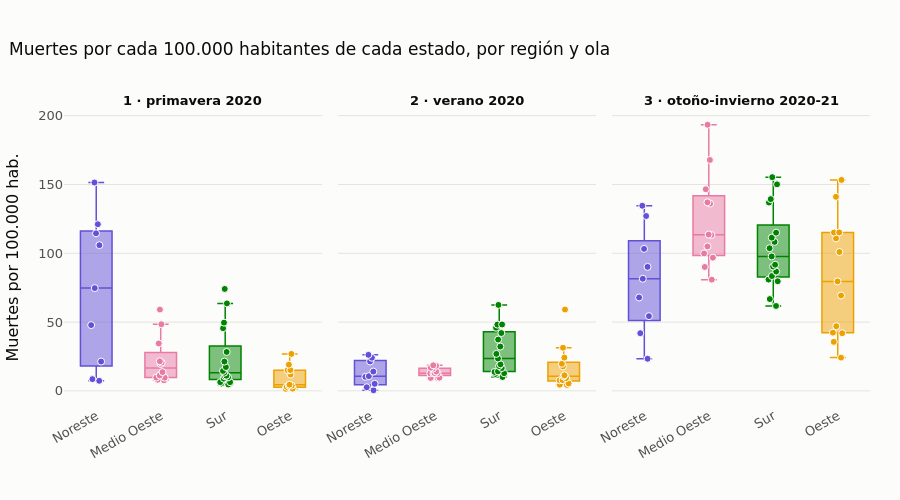

Notebook code for this chart:
### Markdown cell above
## 4. Dentro de cada región: ¿todos los estados igual?

Una región es una media de estados que pueden ser muy distintos. En este gráfico cada punto es un estado; la caja
marca dónde está la mitad central de los estados de esa región.

### Code cell
dispersion = px.box(
    estado_ola, x="region", y="muertes_100k", color="region", facet_col="ola", points="all",
    category_orders={"region": ORDEN_REGIONES, "ola": list(OLAS)}, color_discrete_map=COLORES_REGION,
    hover_name="nombre", hover_data={"region": False, "ola": False, "muertes_100k": ":.0f"},
    labels={"muertes_100k": "Muertes por 100.000 hab.", "region": ""},
)
dispersion.for_each_annotation(lambda a: a.update(text=f"<b>{a.text.split('=')[-1]}</b>"))
dispersion.update_traces(marker=dict(size=7, line=dict(width=1, color="white")), jitter=0.4, pointpos=0,
                         boxmean=False, line_width=1.5)
dispersion.update_layout(
    title="Muertes por cada 100.000 habitantes de cada estado, por región y ola",
    showlegend=False, height=500, margin=dict(t=110),
)
dispersion.update_xaxes(tickangle=-30)
guardar_html(dispersion, CARPETA_HTML / "4_estados_por_region.html", "Estados por región y ola")
dispersion.show()

estado_ola.groupby(["ola", "region"], observed=True)["muertes_100k"].agg(["min", "median", "max"]).round(0)

### Figure 1 — Plotly figure (JSON) as saved in the notebook; plotly's stock layout.template omitted (floating-point values rounded to 4 significant figures)
{"data": [{"alignmentgroup": "True", "boxmean": false, "boxpoints": "all", "customdata": [["1 · primavera 2020"], ["1 · primavera 2020"], ["1 · primavera 2020"], ["1 · primavera 2020"], ["1 · primavera 2020"], ["1 · primavera 2020"], ["1 · primavera 2020"], ["1 · primavera 2020"], ["1 · primavera 2020"]], "hovertemplate": "<b>%{hovertext}</b><br><br>Muertes por 100.000 hab.=%{y:.0f}<extra></extra>", "hovertext": ["Connecticut", "Massachusetts", "Maine", "New Hampshire", "New Jersey", "New York", "Pennsylvania", "Rhode Island", "Vermont"], "jitter": 0.4, "legendgroup": "Noreste", "line": {"width": 1.5}, "marker": {"color": "#6250d6", "line": {"color": "white", "width": 1}, "size": 7}, "name": "Noreste", "notched": false, "offsetgroup": "Noreste", "orientation": "v", "pointpos": 0, "showlegend": true, "type": "box", "x": ["Noreste", "Noreste", "Noreste", "Noreste", "Noreste", "Noreste", "Noreste", "Noreste", "Noreste"], "x0": " ", "xaxis": "x", "y": [114.5, 105.9, 7.329, 21.32, 151.4, 121.1, 47.82, 74.7, 8.555], "y0": " ", "yaxis": "y"}, {"alignmentgroup": "True", "boxmean": false, "boxpoints": "all", "customdata": [["2 · verano 2020"], ["2 · verano 2020"], ["2 · verano 2020"], ["2 · verano 2020"], ["2 · verano 2020"], ["2 · verano 2020"], ["2 · verano 2020"], ["2 · verano 2020"], ["2 · verano 2020"]], "hovertemplate": "<b>%{hovertext}</b><br><br>Muertes por 100.000 hab.=%{y:.0f}<extra></extra>", "hovertext": ["Connecticut", "Massachusetts", "Maine", "New Hampshire", "New Jersey", "New York", "Pennsylvania", "Rhode Island", "Vermont"], "jitter": 0.4, "legendgroup": "Noreste", "line": {"width": 1.5}, "marker": {"color": "#6250d6", "line": {"color": "white", "width": 1}, "size": 7}, "name": "Noreste", "notched": false, "offsetgroup": "Noreste", "orientation": "v", "pointpos": 0, "showlegend": false, "type": "box", "x": ["Noreste", "Noreste", "Noreste", "Noreste", "Noreste", "Noreste", "Noreste", "Noreste", "Noreste"], "x0": " ", "xaxis": "x2", "y": [10.71, 26.19, 2.638, 10.23, 21.36, 5.153, 14.03, 24.08, 0.4666], "y0": " ", "yaxis": "y2"}, {"alignmentgroup": "True", "boxmean": false, "boxpoints": "all", "customdata": [["3 · otoño-invierno 2020-21"], ["3 · otoño-invierno 2020-21"], ["3 · otoño-invierno 2020-21"], ["3 · otoño-invierno 2020-21"], ["3 · otoño-invierno 2020-21"], ["3 · otoño-invierno 2020-21"], ["3 · otoño-invierno 2020-21"], ["3 · otoño-invierno 2020-21"], ["3 · otoño-invierno 2020-21"]], "hovertemplate": "<b>%{hovertext}</b><br><br>Muertes por 100.000 hab.=%{y:.0f}<extra></extra>", "hovertext": ["Connecticut", "Massachusetts", "Maine", "New Hampshire", "New Jersey", "New York", "Pennsylvania", "Rhode Island", "Vermont"], "jitter": 0.4, "legendgroup": "Noreste", "line": {"width": 1.5}, "marker": {"color": "#6250d6", "line": {"color": "white", "width": 1}, "size": 7}, "name": "Noreste", "notched": false, "offsetgroup": "Noreste", "orientation": "v", "pointpos": 0, "showlegend": false, "type": "box", "x": ["Noreste", "Noreste", "Noreste", "Noreste", "Noreste", "Noreste", "Noreste", "Noreste", "Noreste"], "x0": " ", "xaxis": "x3", "y": [90.12, 103.2, 41.92, 54.33, 81.48, 67.87, 127.1, 134.5, 23.33], "y0": " ", "yaxis": "y3"}, {"alignmentgroup": "True", "boxmean": false, "boxpoints": "all", "customdata": [["1 · primavera 2020"], ["1 · primavera 2020"], ["1 · primavera 2020"], ["1 · primavera 2020"], ["1 · primavera 2020"], ["1 · primavera 2020"], ["1 · primavera 2020"], ["1 · primavera 2020"], ["1 · primavera 2020"], ["1 · primavera 2020"], ["1 · primavera 2020"], ["1 · primavera 2020"]], "hovertemplate": "<b>%{hovertext}</b><br><br>Muertes por 100.000 hab.=%{y:.0f}<extra></extra>", "hovertext": ["Iowa", "Illinois", "Indiana", "Kansas", "Michigan", "Minnesota", "Missouri", "North Dakota", "Nebraska", "Ohio", "South Dakota", "Wisconsin"], "jitter": 0.4, "legendgroup": "Medio Oeste", "line": {"width": 1.5}, "marker": {"color": "#e87ba4", "line": {"color": "white", "width": 1}, "size": 7}, "name": "Medio Oeste", "notched": false, "offsetgroup": "Medio Oeste", "orientation": "v", "pointpos": 0, "showlegend": true, "type": "box", "x": ["Medio Oeste", "Medio Oeste", "Medio Oeste", "Medio Oeste", "Medio Oeste", "Medio Oeste", "Medio Oeste", "Medio Oeste", "Medio Oeste", "Medio Oeste", "Medio Oeste", "Medio Oeste"], "x0": " ", "xaxis": "x", "y": [19.56, 48.44, 34.45, 8.066, 59.09, 21.5, 13.65, 9.621, 9.678, 20.52, 7.659, 11.23], "y0": " ", "yaxis": "y"}, {"alignmentgroup": "True", "boxmean": false, "boxpoints": "all", "customdata": [["2 · verano 2020"], ["2 · verano 2020"], ["2 · verano 2020"], ["2 · verano 2020"], ["2 · verano 2020"], ["2 · verano 2020"], ["2 · verano 2020"], ["2 · verano 2020"], ["2 · verano 2020"], ["2 · verano 2020"], ["2 · verano 2020"], ["2 · verano 2020"]], "hovertemplate": "<b>%{hovertext}</b><br><br>Muertes por 100.000 hab.=%{y:.0f}<extra></extra>", "hovertext": ["Iowa", "Illinois", "Indiana", "Kansas", "Michigan", "Minnesota", "Missouri", "North Dakota", "Nebraska", "Ohio", "South Dakota", "Wisconsin"], "jitter": 0.4, "legendgroup": "Medio Oeste", "line": {"width": 1.5}, "marker": {"color": "#e87ba4", "line": {"color": "white", "width": 1}, "size": 7}, "name": "Medio Oeste", "notched": false, "offsetgroup": "Medio Oeste", "orientation": "v", "pointpos": 0, "showlegend": false, "type": "box", "x": ["Medio Oeste", "Medio Oeste", "Medio Oeste", "Medio Oeste", "Medio Oeste", "Medio Oeste", "Medio Oeste", "Medio Oeste", "Medio Oeste", "Medio Oeste", "Medio Oeste", "Medio Oeste"], "x0": " ", "xaxis": "x2", "y": [18.58, 18.22, 16.17, 9.36, 9.582, 12.78, 14.07, 12.7, 12.78, 16.87, 12.95, 9.446], "y0": " ", "yaxis": "y2"}, {"alignmentgroup": "True", "boxmean": false, "boxpoints": "all", "customdata": [["3 · otoño-invierno 2020-21"], ["3 · otoño-invierno 2020-21"], ["3 · otoño-invierno 2020-21"], ["3 · otoño-invierno 2020-21"], ["3 · otoño-invierno 2020-21"], ["3 · otoño-invierno 2020-21"], ["3 · otoño-invierno 2020-21"], ["3 · otoño-invierno 2020-21"], ["3 · otoño-invierno 2020-21"], ["3 · otoño-invierno 2020-21"], ["3 · otoño-invierno 2020-21"], ["3 · otoño-invierno 2020-21"]], "hovertemplate": "<b>%{hovertext}</b><br><br>Muertes por 100.000 hab.=%{y:.0f}<extra></extra>", "hovertext": ["Iowa", "Illinois", "Indiana", "Kansas", "Michigan", "Minnesota", "Missouri", "North Dakota", "Nebraska", "Ohio", "South Dakota", "Wisconsin"], "jitter": 0.4, "legendgroup": "Medio Oeste", "line": {"width": 1.5}, "marker": {"color": "#e87ba4", "line": {"color": "white", "width": 1}, "size": 7}, "name": "Medio Oeste", "notched": false, "offsetgroup": "Medio Oeste", "orientation": "v", "pointpos": 0, "showlegend": false, "type": "box", "x": ["Medio Oeste", "Medio Oeste", "Medio Oeste", "Medio Oeste", "Medio Oeste", "Medio Oeste", "Medio Oeste", "Medio Oeste", "Medio Oeste", "Medio Oeste", "Medio Oeste", "Medio Oeste"], "x0": " ", "xaxis": "x3", "y": [136.0, 113.3, 137.0, 146.5, 96.8, 80.83, 105.0, 167.8, 90.05, 113.6, 193.4, 99.87], "y0": " ", "yaxis": "y3"}, {"alignmentgroup": "True", "boxmean": false, "boxpoints": "all", "customdata": [["1 · primavera 2020"], ["1 · primavera 2020"], ["1 · primavera 2020"], ["1 · primavera 2020"], ["1 · primavera 2020"], ["1 · primavera 2020"], ["1 · primavera 2020"], ["1 · primavera 2020"], ["1 · primavera 2020"], ["1 · primavera 2020"], ["1 · primavera 2020"], ["1 · primavera 2020"], ["1 · primavera 2020"], ["1 · primavera 2020"], ["1 · primavera 2020"], ["1 · primavera 2020"], ["1 · primavera 2020"]], "hovertemplate": "<b>%{hovertext}</b><br><br>Muertes por 100.000 hab.=%{y:.0f}<extra></extra>", "hovertext": ["Alabama", "Arkansas", "District of Columbia", "Delaware", "Florida", "Georgia", "Kentucky", "Louisiana", "Maryland", "Mississippi", "North Carolina", "Oklahoma", "South Carolina", "Tennessee", "Texas", "Virginia", "West Virginia"], "jitter": 0.4, "legendgroup": "Sur", "line": {"width": 1.5}, "marker": {"color": "#008300", "line": {"color": "white", "width": 1}, "size": 7}, "name": "Sur", "notched": false, "offsetgroup": "Sur", "orientation": "v", "pointpos": 0, "showlegend": true, "type": "box", "x": ["Sur", "Sur", "Sur", "Sur", "Sur", "Sur", "Sur", "Sur", "Sur", "Sur", "Sur", "Sur", "Sur", "Sur", "Sur", "Sur", "Sur"], "x0": " ", "xaxis": "x", "y": [14.49, 5.374, 74.09, 49.6, 13.2, 21.29, 10.58, 63.56, 45.53, 28.29, 9.843, 8.902, 11.07, 6.338, 6.338, 17.33, 4.689], "y0": " ", "yaxis": "y"}, {"alignmentgroup": "True", "boxmean": false, "boxpoints": "all", "customdata": [["2 · verano 2020"], ["2 · verano 2020"], ["2 · verano 2020"], ["2 · verano 2020"], ["2 · verano 2020"], ["2 · verano 2020"], ["2 · verano 2020"], ["2 · verano 2020"], ["2 · verano 2020"], ["2 · verano 2020"], ["2 · verano 2020"], ["2 · verano 2020"], ["2 · verano 2020"], ["2 · verano 2020"], ["2 · verano 2020"], ["2 · verano 2020"], ["2 · verano 2020"]], "hovertemplate": "<b>%{hovertext}</b><br><br>Muertes por 100.000 hab.=%{y:.0f}<extra></extra>", "hovertext": ["Alabama", "Arkansas", "District of Columbia", "Delaware", "Florida", "Georgia", "Kentucky", "Louisiana", "Maryland", "Mississippi", "North Carolina", "Oklahoma", "South Carolina", "Tennessee", "Texas", "Virginia", "West Virginia"], "jitter": 0.4, "legendgroup": "Sur", "line": {"width": 1.5}, "marker": {"color": "#008300", "line": {"color": "white", "width": 1}, "size": 7}, "name": "Sur", "notched": false, "offsetgroup": "Sur", "orientation": "v", "pointpos": 0, "showlegend": false, "type": "box", "x": ["Sur", "Sur", "Sur", "Sur", "Sur", "Sur", "Sur", "Sur", "Sur", "Sur", "Sur", "Sur", "Sur", "Sur", "Sur", "Sur", "Sur"], "x0": " ", "xaxis": "x2", "y": [32.21, 26.9, 18.04, 12.3, 45.87, 37.29, 12.87, 48.26, 16.6, 62.47, 19.3, 13.77, 48.17, 23.52, 42.04, 14.19, 10.1], "y0": " ", "yaxis": "y2"}, {"alignmentgroup": "True", "boxmean": false, "boxpoints": "all", "customdata": [["3 · otoño-invierno 2020-21"], ["3 · otoño-invierno 2020-21"], ["3 · otoño-invierno 2020-21"], ["3 · otoño-invierno 2020-21"], ["3 · otoño-invierno 2020-21"], ["3 · otoño-invierno 2020-21"], ["3 · otoño-invierno 2020-21"], ["3 · otoño-invierno 2020-21"], ["3 · otoño-invierno 2020-21"], ["3 · otoño-invierno 2020-21"], ["3 · otoño-invierno 2020-21"], ["3 · otoño-invierno 2020-21"], ["3 · otoño-invierno 2020-21"], ["3 · otoño-invierno 2020-21"], ["3 · otoño-invierno 2020-21"], ["3 · otoño-invierno 2020-21"], ["3 · otoño-invierno 2020-21"]], "hovertemplate": "<b>%{hovertext}</b><br><br>Muertes por 100.000 hab.=%{y:.0f}<extra></extra>", "hovertext": ["Alabama", "Arkansas", "District of Columbia", "Delaware", "Florida", "Georgia", "Kentucky", "Louisiana", "Maryland", "Mississippi", "North Carolina", "Oklahoma", "South Carolina", "Tennessee", "Texas", "Virginia", "West Virginia"], "jitter": 0.4, "legendgroup": "Sur", "line": {"width": 1.5}, "marker": {"color": "#008300", "line": {"color": "white", "width": 1}, "size": 7}, "name": "Sur", "notched": false, "offsetgroup": "Sur", "orientation": "v", "pointpos": 0, "showlegend": false, "type": "box", "x": ["Sur", "Sur", "Sur", "Sur", "Sur", "Sur", "Sur", "Sur", "Sur", "Sur", "Sur", "Sur", "Sur", "Sur", "Sur", "Sur", "Sur"], "x0": " ", "xaxis": "x3", "y": [155.3, 150.1, 61.71, 86.71, 90.36, 108.3, 83.45, 97.72, 66.72, 139.4, 80.88, 91.67, 111.3, 136.9, 103.7, 79.67, 115.0], "y0": " ", "yaxis": "y3"}, {"alignmentgroup": "True", "boxmean": false, "boxpoints": "all", "customdata": [["1 · primavera 2020"], ["1 · primavera 2020"], ["1 · primavera 2020"], ["1 · primavera 2020"], ["1 · primavera 2020"], ["1 · primavera 2020"], ["1 · primavera 2020"], ["1 · primavera 2020"], ["1 · primavera 2020"], ["1 · primavera 2020"], ["1 · primavera 2020"], ["1 · primavera 2020"], ["1 · primavera 2020"]], "hovertemplate": "<b>%{hovertext}</b><br><br>Muertes por 100.000 hab.=%{y:.0f}<extra></extra>", "hovertext": ["Alaska", "Arizona", "California", "Colorado", "Hawaii", "Idaho", "Montana", "New Mexico", "Nevada", "Oregon", "Utah", "Washington", "Wyoming"], "jitter": 0.4, "legendgroup": "Oeste", "line": {"width": 1.5}, "marker": {"color": "#eda100", "line": {"color": "white", "width": 1}, "size": 7}, "name": "Oeste", "notched": false, "offsetgroup": "Oeste", "orientation": "v", "pointpos": 0, "showlegend": true, "type": "box", "x": ["Oeste", "Oeste", "Oeste", "Oeste", "Oeste", "Oeste", "Oeste", "Oeste", "Oeste", "Oeste", "Oeste", "Oeste", "Oeste"], "x0": " ", "xaxis": "x", "y": [1.501, 14.89, 11.89, 26.88, 1.171, 4.542, 1.656, 19.07, 15.15, 3.863, 3.867, 15.03, 2.943], "y0": " ", "yaxis": "y"}, {"alignmentgroup": "True", "boxmean": false, "boxpoints": "all", "customdata": [["2 · verano 2020"], ["2 · verano 2020"], ["2 · verano 2020"], ["2 · verano 2020"], ["2 · verano 2020"], ["2 · verano 2020"], ["2 · verano 2020"], ["2 · verano 2020"], ["2 · verano 2020"], ["2 · verano 2020"], ["2 · verano 2020"], ["2 · verano 2020"], ["2 · verano 2020"]], "hovertemplate": "<b>%{hovertext}</b><br><br>Muertes por 100.000 hab.=%{y:.0f}<extra></extra>", "hovertext": ["Alaska", "Arizona", "California", "Colorado", "Hawaii", "Idaho", "Montana", "New Mexico", "Nevada", "Oregon", "Utah", "Washington", "Wyoming"], "jitter": 0.4, "legendgroup": "Oeste", "line": {"width": 1.5}, "marker": {"color": "#eda100", "line": {"color": "white", "width": 1}, "size": 7}, "name": "Oeste", "notched": false, "offsetgroup": "Oeste", "orientation": "v", "pointpos": 0, "showlegend": false, "type": "box", "x": ["Oeste", "Oeste", "Oeste", "Oeste", "Oeste", "Oeste", "Oeste", "Oeste", "Oeste", "Oeste", "Oeste", "Oeste", "Oeste"], "x0": " ", "xaxis": "x2", "y": [4.502, 59.12, 24.19, 7.692, 5.444, 17.79, 10.58, 19.68, 31.36, 7.892, 9.318, 11.33, 4.328], "y0": " ", "yaxis": "y2"}, {"alignmentgroup": "True", "boxmean": false, "boxpoints": "all", "customdata": [["3 · otoño-invierno 2020-21"], ["3 · otoño-invierno 2020-21"], ["3 · otoño-invierno 2020-21"], ["3 · otoño-invierno 2020-21"], ["3 · otoño-invierno 2020-21"], ["3 · otoño-invierno 2020-21"], ["3 · otoño-invierno 2020-21"], ["3 · otoño-invierno 2020-21"], ["3 · otoño-invierno 2020-21"], ["3 · otoño-invierno 2020-21"], ["3 · otoño-invierno 2020-21"], ["3 · otoño-invierno 2020-21"], ["3 · otoño-invierno 2020-21"]], "hovertemplate": "<b>%{hovertext}</b><br><br>Muertes por 100.000 hab.=%{y:.0f}<extra></extra>", "hovertext": ["Alaska", "Arizona", "California", "Colorado", "Hawaii", "Idaho", "Montana", "New Mexico", "Nevada", "Oregon", "Utah", "Washington", "Wyoming"], "jitter": 0.4, "legendgroup": "Oeste", "line": {"width": 1.5}, "marker": {"color": "#eda100", "line": {"color": "white", "width": 1}, "size": 7}, "name": "Oeste", "notched": false, "offsetgroup": "Oeste", "orientation": "v", "pointpos": 0, "showlegend": false, "type": "box", "x": ["Oeste", "Oeste", "Oeste", "Oeste", "Oeste", "Oeste", "Oeste", "Oeste", "Oeste", "Oeste", "Oeste", "Oeste", "Oeste"], "x0": " ", "xaxis": "x3", "y": [35.61, 153.3, 100.9, 69.33, 24.19, 79.54, 115.1, 141.0, 115.2, 42.33, 46.99, 41.91, 110.8], "y0": " ", "yaxis": "y3"}], "layout": {"annotations": [{"font": {}, "showarrow": false, "text": "<b>1 · primavera 2020</b>", "x": 0.16, "xanchor": "center", "xref": "paper", "y": 1.0, "yanchor": "bottom", "yref": "paper"}, {"font": {}, "showarrow": false, "text": "<b>2 · verano 2020</b>", "x": 0.5, "xanchor": "center", "xref": "paper", "y": 1.0, "yanchor": "bottom", "yref": "paper"}, {"font": {}, "showarrow": false, "text": "<b>3 · otoño-invierno 2020-21</b>", "x": 0.84, "xanchor": "center", "xref": "paper", "y": 1.0, "yanchor": "bottom", "yref": "paper"}], "boxmode": "overlay", "height": 500, "legend": {"title": {"text": ""}, "tracegroupgap": 0}, "margin": {"t": 110}, "showlegend": false, "title": {"text": "Muertes por cada 100.000 habitantes de cada estado, por región y ola"}, "xaxis": {"anchor": "y", "categoryarray": ["Noreste", "Medio Oeste", "Sur", "Oeste"], "categoryorder": "array", "domain": [0.0, 0.32], "tickangle": -30, "title": {"text": ""}}, "xaxis2": {"anchor": "y2", "categoryarray": ["Noreste", "Medio Oeste", "Sur", "Oeste"], "categoryorder": "array", "domain": [0.34, 0.66], "matches": "x", "tickangle": -30, "title": {"text": ""}}, "xaxis3": {"anchor": "y3", "categoryarray": ["Noreste", "Medio Oeste", "Sur", "Oeste"], "categoryorder": "array", "domain": [0.68, 1.0], "matches": "x", "tickangle": -30, "title": {"text": ""}}, "yaxis": {"anchor": "x", "domain": [0.0, 1.0], "title": {"text": "Muertes por 100.000 hab."}}, "yaxis2": {"anchor": "x2", "domain": [0.0, 1.0], "matches": "y", "showticklabels": false}, "yaxis3": {"anchor": "x3", "domain": [0.0, 1.0], "matches": "y", "showticklabels": false}}}
